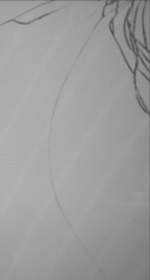
#> input picture data/crack_1.png, 150 x 280 px
$ jupyter execute 'Screen Crack Estimation.ipynb'   (shell and % lines are left out)
#> lines starting #> are read from the running program, lines starting #| are printed output that depends on the picture; after the words box and inside, x2 and y2 are one past the last pixel; in counts of white or black regions, pixels touching at a corner belong together
## Estimating the crack of a screen

We device a method to quatitatively estimate the crack on a damaged phone screen. Sample images of a cracked screen of approx 160 X 250 pixels are used to test this model.

__Major Processing Steps:__

**Preprocessing image >> Scanning with sliding window >> Estimate Crack %**

Each processing step is further subdivided into smaller steps and listed under corresponding step.

### Preprocessing

 - Convert to grascale image
 - Use canny edge detection to identify the cracks. The result is a binary image with `1`s where the cracks are detected and `0`s elsewhere.

[cell 1]
# importing necessary libraries
import numpy as np
from skimage.color import rgb2gray
from skimage.io import imread
from skimage import feature, img_as_bool
from skimage.morphology import binary_dilation, binary_erosion
import matplotlib.pyplot as plt

[cell 2]
url = "./data/crack_1.png"
img1 = imread(url)
#> img1 is the input picture: shape (280, 150, 4); mean R, G, B, A 156.8, 156.8, 156.8, 255

def preprocess(url):
#> called with url = './data/crack_1.png'
    img = imread(url)
    img = rgb2gray(img)
    img_edge = binary_erosion(binary_dilation(feature.canny(img, sigma =.1)))
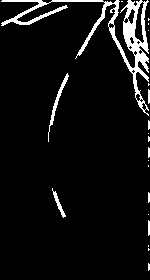
#> img_edge: shape (280, 150) bool; 6.4% white; 21 white regions (14 under 20 px), largest, box (x1, y1, x2, y2) and area: (1, 0, 149, 116) 2244, (48, 73, 69, 142) 195, (52, 188, 66, 218) 99
    return img, img_edge

[cell 3]
fig = plt.figure(figsize = (8,6))

img1,c1 = preprocess(url)

ax1 = fig.add_subplot(121)
plt.imshow(img1, cmap='gray')
ax2 = fig.add_subplot(122)
plt.imshow(c1, cmap='gray')

plt.show()

### Scanning with sliding window

 - A non-overlapping sliding window of size `10 X 10` is used to scan through the image. Each instance of the sliding window returns a label `1` or `0` based on the fraction of white pixels (crack density) present in that window. The threshold (varies from 0 to 1) for this classification can be adjusted for strict or lax classification. The sliding window allows us to draw a bounding box encompassing the crack inside.

 - The labels of the `i`th row and `j`th column of scanning window is aggregated using the binary matrix A(i,j). An image representation of this matrix is shown alongside processed images (as Mask).

### Estimate Crack %

 - The crack % is estimated as the fraction of `1` labels compared to the total elements in the matrix.

[cell 4]
def edge_prob(window, cut_off):
    pixels  = np.array(window.ravel())
    if ((np.count_nonzero(pixels)/len(pixels))>cut_off):
        return 1
    else:
        return 0

def sliding_mat(img,window_x = 10,window_y = 10, cut_off=0.1):

#> called with window_x = 10, window_y = 10, cut_off = 0.1
    arr_x = np.arange(0,img.shape[0],window_x)
#> arr_x = 28 values from 0 to 270
    arr_y = np.arange(0,img.shape[1],window_y)

    A = np.zeros((len(arr_x),len(arr_y)))

    for i,x in enumerate(arr_x):
        for j,y in enumerate(arr_y):
            window = img[x:x+window_x,y:y+window_y]
            A[i,j] = edge_prob(window, cut_off=cut_off)

    return A, arr_x, arr_y

def plot_all(img,canny_edge,A):
    fig = plt.figure(figsize = (12,6))
    ax1 = fig.add_subplot(131)
    ax1.imshow(img, cmap="gray")
    ax1.set_title("Original")

    ax2 = fig.add_subplot(132)
    ax2.set_title("Canny Edge Detection")
    ax2.imshow(canny_edge, cmap="gray")

    ax3 = fig.add_subplot(133)
    ax3.set_title("Mask")
    ax3.imshow(A,cmap="gray")
    plt.show()

A, arr_x, arr_y = sliding_mat(c1,window_x = 10,window_y = 10, cut_off=0.1)
#> arr_x = 28 values from 0 to 270; arr_y = [0, 10, 20, 30, 40, 50, 60, 70, 80, 90, 100, 110, 120, 130, 140]

print("Estimate of crack : {:.2f}%".format(np.sum(A)/A.size*100))
#| Estimate of crack : 18.57%
plot_all(img1,c1,A)

[cell 5]
print("Shape of image {}\nShape of : A {}".format(c1.shape,A.shape))
#| Shape of image (280, 150)
#| Shape of : A (28, 15)
plt.hist(A.ravel())
plt.show()
#> figure, not shown here; tallest bar 342 high, from x = -6.94e-18 to 0.1

## Test Cases
###  #2 Low Crack

[cell 6]
url_2 = "./data/crack_2.png"
img2,c2 = preprocess(url_2)
#> call 2 of preprocess, with url = './data/crack_2.png'
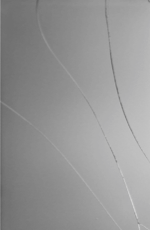
#> input picture data/crack_2.png, 150 x 230 px
#> in preprocess, img is the input picture: shape (230, 150, 4); mean R, G, B, A 149.9, 149.9, 150, 255
#> in preprocess (call 2), `img_edge = binary_erosion(binary_dilation(feature.canny(img, sigma =.1..`:
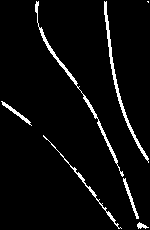
#> img_edge: shape (230, 150) bool; 4.5% white in thin lines or dots
A, arr_x, arr_y = sliding_mat(c2,window_x = 10,window_y = 10, cut_off=0.1)
#> arr_x = 23 values from 0 to 220

print("Estimate of crack : {:.2f}%".format(np.sum(A)/A.size*100))
#| Estimate of crack : 17.39%
plot_all(img2,c2,A)
#> in plot_all (call 2), `plt.show()`:
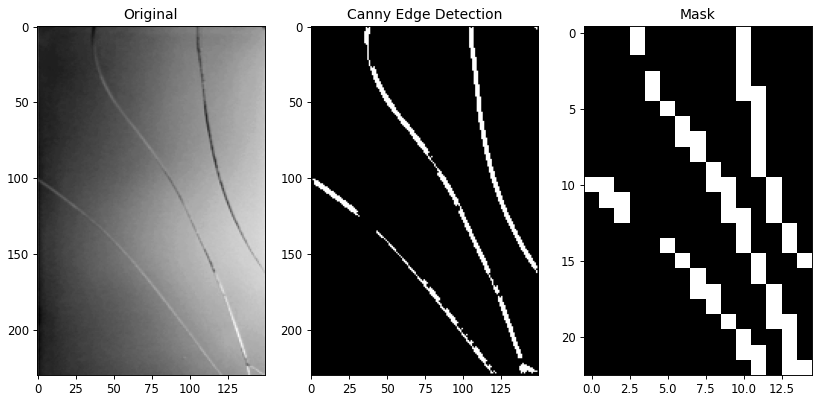
#> figure drawn by matplotlib, 3 panels

###  #3 High Crack

[cell 7]
url_2 = "./data/crack_3.png"
img2,c2 = preprocess(url_2)
#> call 3 of preprocess, with url = './data/crack_3.png'
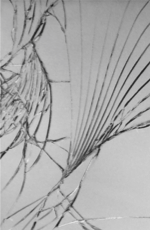
#> input picture data/crack_3.png, 150 x 230 px
#> in preprocess, img is the input picture: shape (230, 150, 4); mean R, G, B, A 171.4, 171.4, 171.4, 255
#> in preprocess (call 3), `img_edge = binary_erosion(binary_dilation(feature.canny(img, sigma =.1..`:
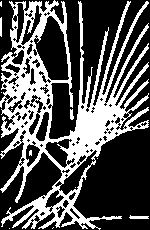
#> img_edge: shape (230, 150) bool; 33.2% white; 12 white regions (8 under 20 px), largest, box (x1, y1, x2, y2) and area: (0, 0, 149, 230) 11292, (129, 215, 149, 219) 58, (0, 17, 2, 37) 38, (70, 109, 74, 120) 34
A, arr_x, arr_y = sliding_mat(c2,window_x = 10,window_y = 10, cut_off=0.1)

print("Estimate of crack : {:.2f}%".format(np.sum(A)/A.size*100))
#| Estimate of crack : 72.46%
plot_all(img2,c2,A)
#> in plot_all (call 3), `plt.show()`:
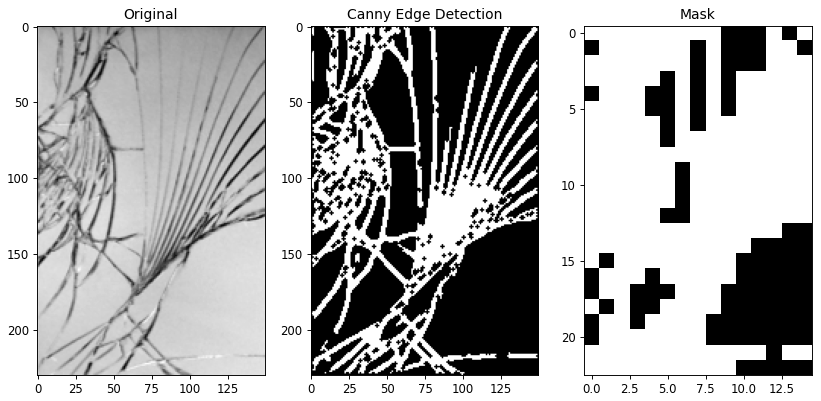
#> figure drawn by matplotlib, 3 panels

###  #4 Medium Crack

[cell 8]
url_2 = "./data/crack_4.png"
img2,c2 = preprocess(url_2)
#> call 4 of preprocess, with url = './data/crack_4.png'
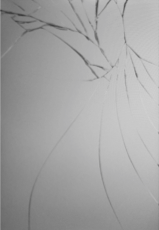
#> input picture data/crack_4.png, 159 x 230 px
#> in preprocess, img is the input picture: shape (230, 159, 4); mean R, G, B, A 163.2, 163.2, 163.2, 255
#> in preprocess (call 4), `img_edge = binary_erosion(binary_dilation(feature.canny(img, sigma =.1..`:
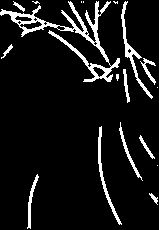
#> img_edge: shape (230, 159) bool; 8.5% white; 18 white regions (7 under 20 px), largest, box (x1, y1, x2, y2) and area: (0, 1, 120, 82) 1595, (121, 1, 153, 99) 397, (98, 126, 122, 225) 313
A, arr_x, arr_y = sliding_mat(c2,window_x = 10,window_y = 10, cut_off=0.1)
#> arr_y = [0, 10, 20, 30, 40, 50, 60, 70, 80, 90, 100, 110, 120, 130, 140, 150]

print("Estimate of crack : {:.2f}%".format(np.sum(A)/A.size*100))
#| Estimate of crack : 26.63%
plot_all(img2,c2,A)
#> in plot_all (call 4), `plt.show()`:
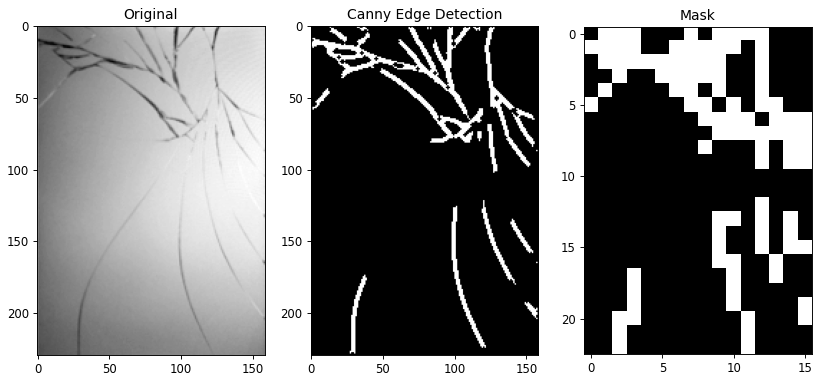
#> figure drawn by matplotlib, 3 panels
